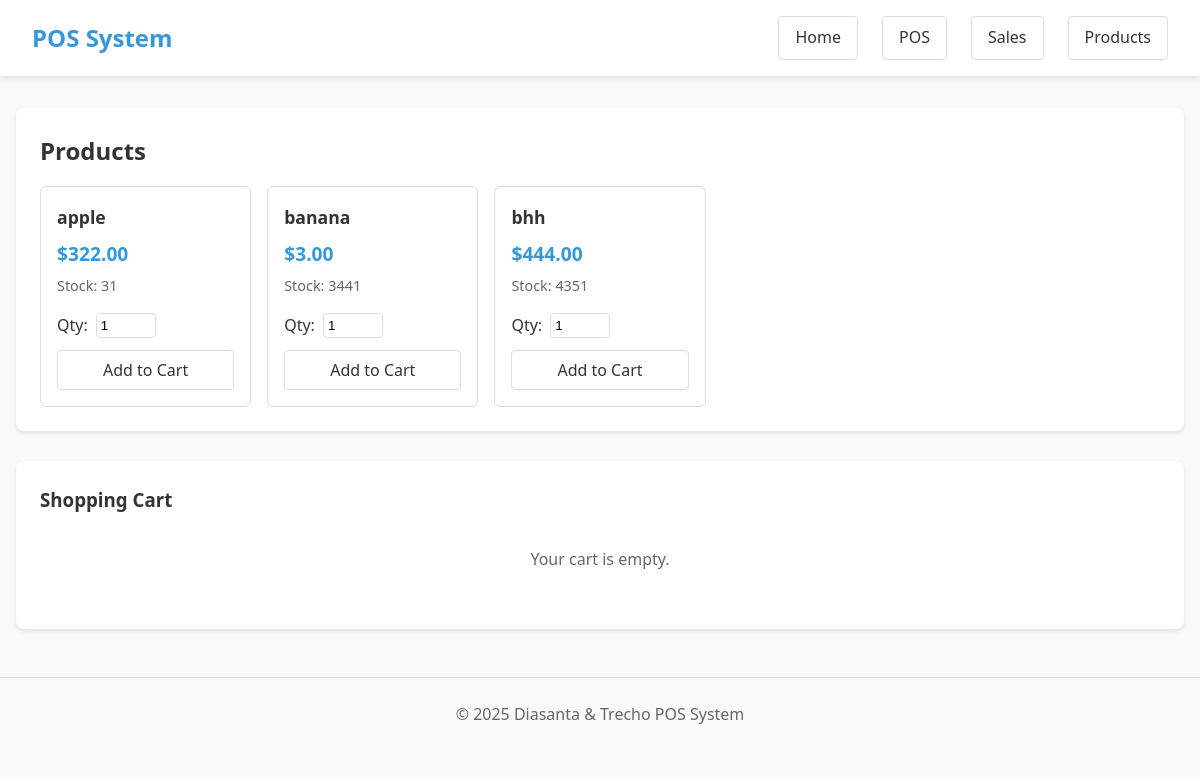
The app's page /pos with its own data.
### tables this page shows
CREATE TABLE products (
        id INTEGER PRIMARY KEY AUTOINCREMENT,
        name TEXT NOT NULL,
        price REAL NOT NULL,
        stock INTEGER NOT NULL
    );

### app.py (the view)
@app.route('/pos')
def pos():
    conn = sqlite3.connect('pos.db')
    conn.row_factory = sqlite3.Row
    cursor = conn.cursor()
    cursor.execute('SELECT * FROM products WHERE stock > 0 ORDER BY name')
    products = cursor.fetchall()
    conn.close()
    if 'cart' not in session:
        session['cart'] = []
    return render_template('pos.html', products=products, cart=session['cart'])

### templates/pos.html (shortened to what this page needs)
{% extends "layout.html" %}
{% block content %}
<div class="pos-container">
    <div class="product-list">
        <h2>Products</h2>
        <div class="products-grid">
            {% for product in products %}
                <div class="product-card">
                    <h3>{{ product.name }}</h3>
                    <p class="price">${{ "%.2f"|format(product.price) }}</p>
                    <p class="stock">Stock: {{ product.stock }}</p>
                    <form action="{{ url_for('add_to_cart') }}" method="post">
                        <div class="quantity-control">
                            <label for="quantity-{{ product.id }}">Qty:</label>
                            <input type="number" id="quantity-{{ product.id }}" name="quantity" value="1" min="1" max="{{ product.stock }}">
                        </div>
                        <button type="submit" class="button add-to-cart">Add to Cart</button>
                    </form>
                </div>
            {% endfor %}
        </div>
    </div>
</div>
    <div class="cart" style="margin-top: 30px;">
        <h3>Shopping Cart</h3>
        {% if cart %}
            <table class="cart-table">
                <thead>
                    <tr>
                        <th>Product</th>
                        <th>Price</th>
                        <th>Quantity</th>
                        <th>Total</th>
                        <th>Actions</th>
                    </tr>
                </thead>
                <tbody>
                    {% for item in cart %}
                        <tr>
                            <td>{{ item.name }}</td>
                            <td>${{ "%.2f"|format(item.price) }}</td>
                            <td>
                                <form action="{{ url_for('update_cart_item') }}" method="post" class="update-form">
                                    <input type="hidden" name="product_id" value="{{ item.id }}">
                                    <input type="number" name="quantity" value="{{ item.quantity }}" min="1" class="quantity-input">
                                    <button type="submit" class="button small">Update</button>
                                </form>
                            </td>
                            <td>${{ "%.2f"|format(item.price * item.quantity) }}</td>
                            <td>
                                <form action="{{ url_for('remove_from_cart') }}" method="post">
                                    <input type="hidden" name="product_id" value="{{ item.id }}">
                                    <button type="submit" class="button small danger">Remove</button>
                                </form>
                            </td>
                        </tr>
                    {% endfor %}
                </tbody>
                <tfoot>
                    <tr>
                        <td colspan="3"><strong>Total</strong></td>
                        <td colspan="2"><strong>${{ "%.2f"|format(cart|sum(attribute='price') * cart|sum(attribute='quantity')) }}</strong></td>
                    </tr>
                </tfoot>
            </table>
            <div class="cart-actions">
                <a href="{{ url_for('clear_cart') }}" class="button danger">Clear Cart</a>
                <form action="{{ url_for('checkout') }}" method="post">
                    <button type="submit" class="button primary">Checkout</button>
                </form>
            </div>
        {% else %}
            <p class="empty-cart">Your cart is empty.</p>
        {% endif %}
    </div>
{% endblock %}

### static/css/style.css (style rules this page uses)
:root { --primary-color: #3498db; --primary-dark: #2980b9; --secondary-color: #2ecc71; --danger-color: #e74c3c; --text-color: #333; --light-gray: #f5f5f5; --border-color: #ddd; }
* { margin: 0; padding: 0; box-sizing: border-box; }
body { font-family: 'Segoe UI', Tahoma, Geneva, Verdana, sans-serif; line-height: 1.6; color: var(--text-color); background-color: #f9f9f9; }
.button { display: inline-block; padding: 0.5rem 1rem; background-color: white; color: var(--text-color); text-decoration: none; border-radius: 4px; border: 1px solid var(--border-color); cursor: pointer; font-family: inherit; font-size: 1rem; transition: all 0.3s; }
.pos-container { display: grid; grid-template-columns: 1fr ; gap: 2rem; }
.product-list { background-color: white; border-radius: 8px; box-shadow: 0 2px 5px rgba(0, 0, 0, 0.1); padding: 1.5rem; }
.products-grid { display: grid; grid-template-columns: repeat(auto-fill, minmax(200px, 1fr)); gap: 1rem; margin-top: 1rem; }
.product-card { border: 1px solid var(--border-color); border-radius: 6px; padding: 1rem; transition: transform 0.3s, box-shadow 0.3s; }
.product-card h3 { margin-bottom: 0.5rem; font-size: 1.1rem; }
.price { color: var(--primary-color); font-size: 1.2rem; font-weight: bold; margin-bottom: 0.25rem; }
.stock { color: #666; font-size: 0.9rem; margin-bottom: 1rem; }
.quantity-control { display: flex; align-items: center; margin-bottom: 0.75rem; }
.quantity-control label { margin-right: 0.5rem; }
.quantity-control input { width: 60px; padding: 0.25rem; border: 1px solid var(--border-color); border-radius: 4px; }
.add-to-cart { width: 100%; }
.cart { background-color: white; border-radius: 8px; box-shadow: 0 2px 5px rgba(0, 0, 0, 0.1); padding: 1.5rem; height: fit-content; }
.empty-cart { text-align: center; color: #666; margin: 2rem 0; }

### records on screen
products: name "apple", price "322.00", stock "31"
products: name "banana", price "3.00", stock "3441"
products: name "bhh", price "444.00", stock "4351"
